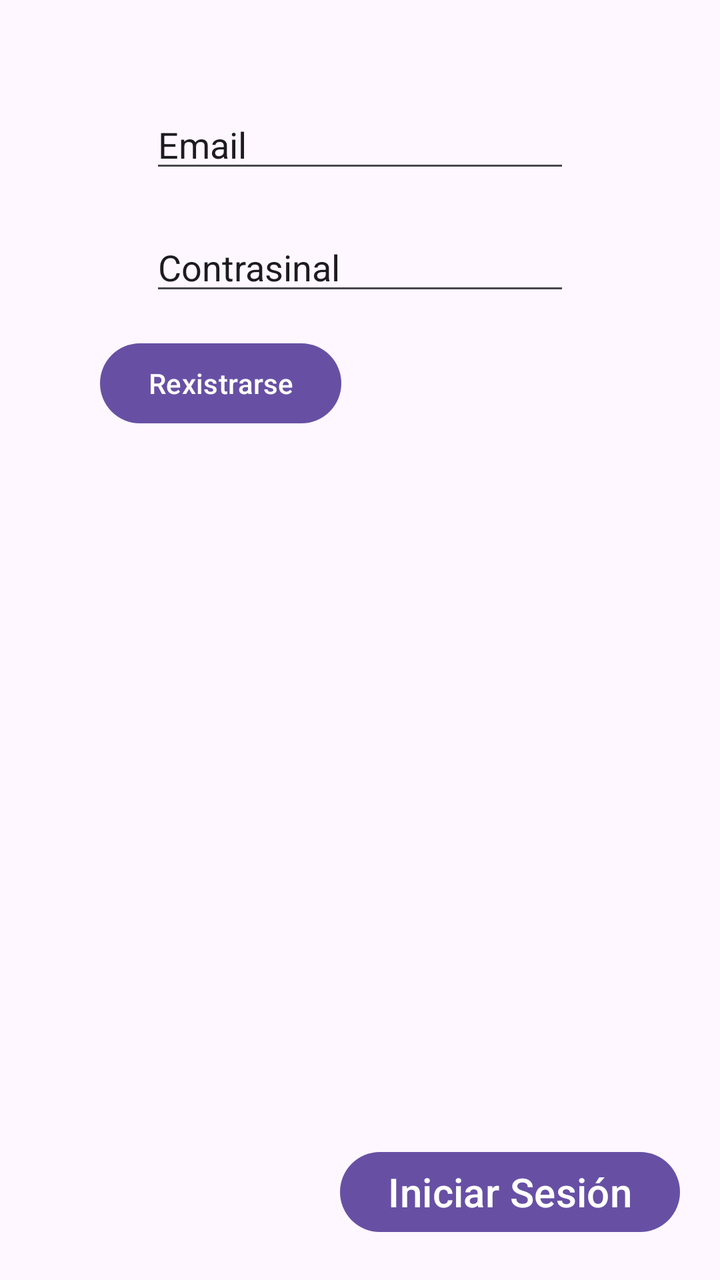
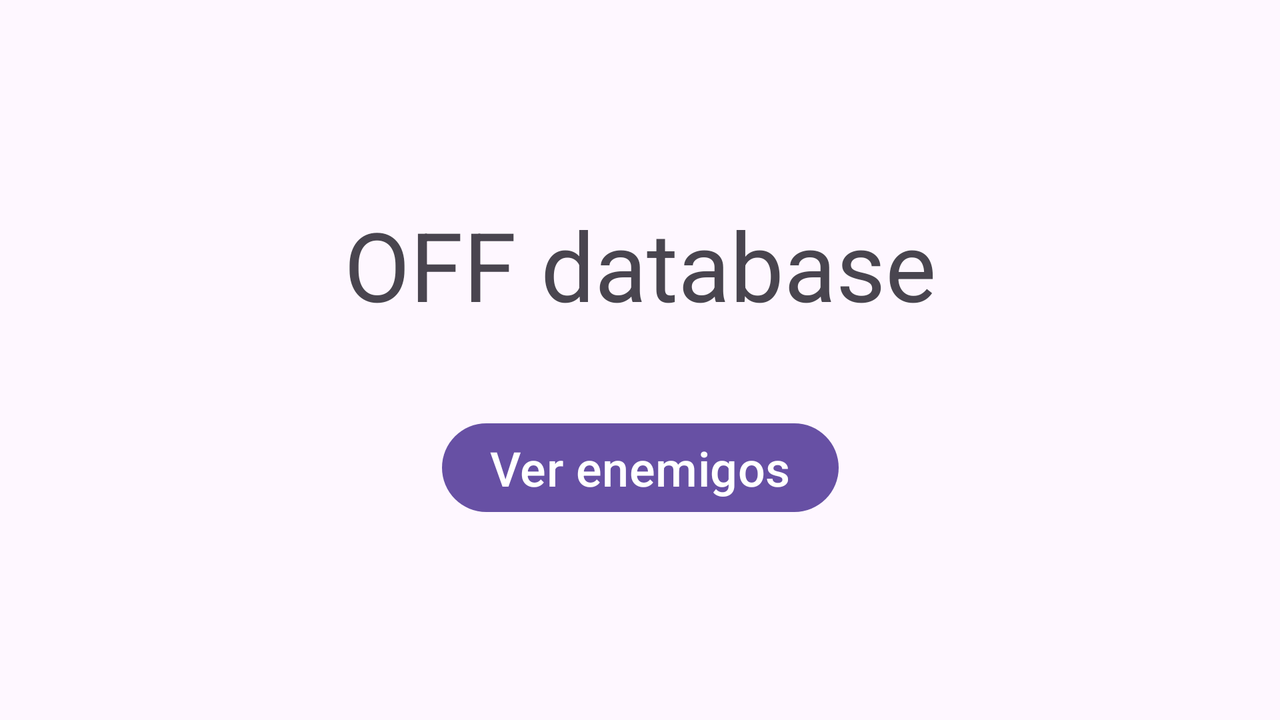

Two renders of one Android screen. The first uses the default layout on a phone; the second uses the alternative layout the repository ships for a different screen configuration, on a matching device. The two XML files are below.
<!-- AndroidManifest.xml: application theme Theme.Off -->
<!-- res/layout/activity_main.xml -->
<?xml version="1.0" encoding="utf-8"?>
<androidx.constraintlayout.widget.ConstraintLayout xmlns:android="http://schemas.android.com/apk/res/android"
    xmlns:app="http://schemas.android.com/apk/res-auto"
    xmlns:tools="http://schemas.android.com/tools"
    android:id="@+id/main"
    android:layout_width="match_parent"
    android:layout_height="match_parent"
    tools:context=".MainActivity">

    <EditText
        android:id="@+id/lemail"
        android:layout_width="wrap_content"
        android:layout_height="wrap_content"
        android:layout_marginTop="50dp"
        android:ems="10"
        android:inputType="textEmailAddress"
        android:text="Email"
        app:layout_constraintEnd_toEndOf="parent"
        app:layout_constraintStart_toStartOf="parent"
        app:layout_constraintTop_toTopOf="parent" />

    <EditText
        android:id="@+id/lpassword"
        android:layout_width="wrap_content"
        android:layout_height="wrap_content"
        android:layout_marginTop="20dp"
        android:ems="10"
        android:inputType="text"
        android:text="Contrasinal"
        app:layout_constraintEnd_toEndOf="parent"
        app:layout_constraintStart_toStartOf="parent"
        app:layout_constraintTop_toBottomOf="@+id/lemail" />

    <Button
        android:id="@+id/lregister"
        android:layout_width="wrap_content"
        android:layout_height="wrap_content"
        android:layout_marginStart="50dp"
        android:layout_marginTop="15dp"
        android:text="Rexistrarse"
        app:layout_constraintStart_toStartOf="parent"
        app:layout_constraintTop_toBottomOf="@+id/lpassword" />

    <Button
        android:id="@+id/llogin"
        android:layout_width="wrap_content"
        android:layout_height="wrap_content"
        android:layout_marginEnd="20dp"
        android:layout_marginBottom="20dp"
        android:text="Iniciar Sesión"
        android:textSize="20sp"
        app:layout_constraintBottom_toBottomOf="parent"
        app:layout_constraintEnd_toEndOf="parent" />

</androidx.constraintlayout.widget.ConstraintLayout>
<!-- resources referenced by this layout -->
<resources>
  <style name="Theme.Off" parent="Base.Theme.Off" />
  <style name="Base.Theme.Off" parent="Theme.Material3.DayNight.NoActionBar">
          
          
      </style>
</resources>
<!-- res/layout-land/activity_main.xml (the repository's variant of the layout above) -->
<!-- drawn on the phone turned sideways -->
<?xml version="1.0" encoding="utf-8"?>
<androidx.constraintlayout.widget.ConstraintLayout xmlns:android="http://schemas.android.com/apk/res/android"
    xmlns:app="http://schemas.android.com/apk/res-auto"
    xmlns:tools="http://schemas.android.com/tools"
    android:id="@+id/main"
    android:layout_width="match_parent"
    android:layout_height="match_parent"
    tools:context=".MainActivity">

    <TextView
        android:id="@+id/textView"
        android:layout_width="wrap_content"
        android:layout_height="wrap_content"
        android:layout_marginTop="100dp"
        android:text="OFF database"
        android:textSize="48sp"
        app:layout_constraintEnd_toEndOf="parent"
        app:layout_constraintStart_toStartOf="parent"
        app:layout_constraintTop_toTopOf="parent" />

    <Button
        android:id="@+id/button"
        android:layout_width="wrap_content"
        android:layout_height="wrap_content"
        android:layout_marginBottom="100dp"
        android:text="Ver enemigos"
        android:textSize="24sp"
        app:layout_constraintBottom_toBottomOf="parent"
        app:layout_constraintEnd_toEndOf="parent"
        app:layout_constraintStart_toStartOf="parent" />

</androidx.constraintlayout.widget.ConstraintLayout>
